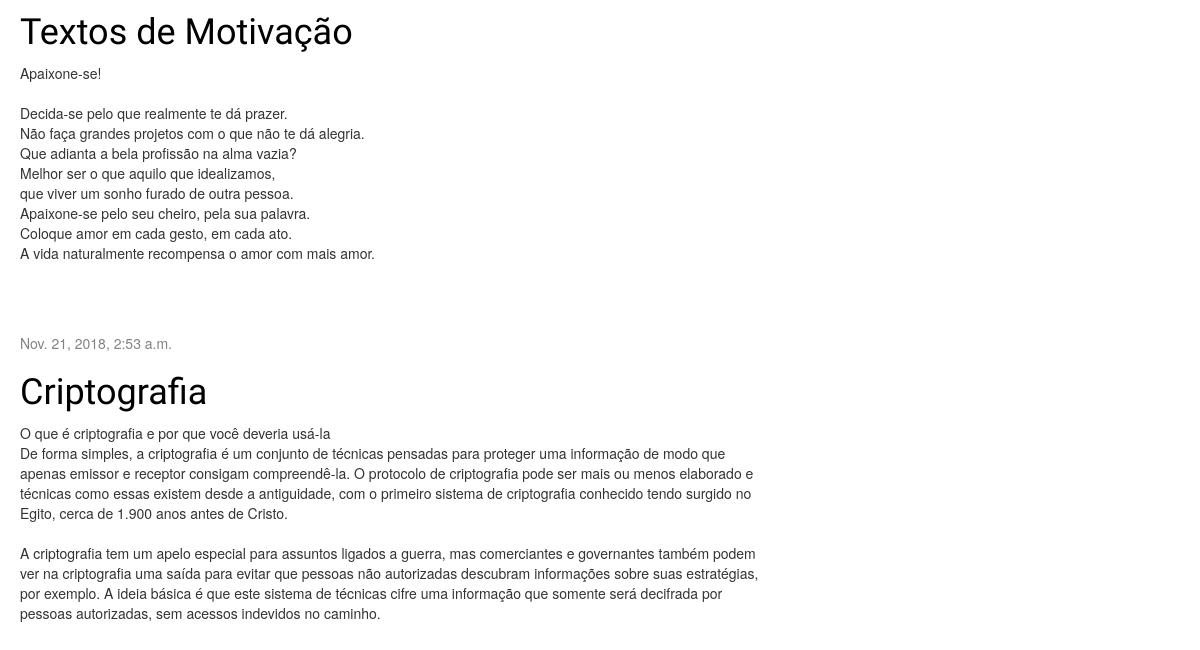
Before: / (lower part) with the older database file.
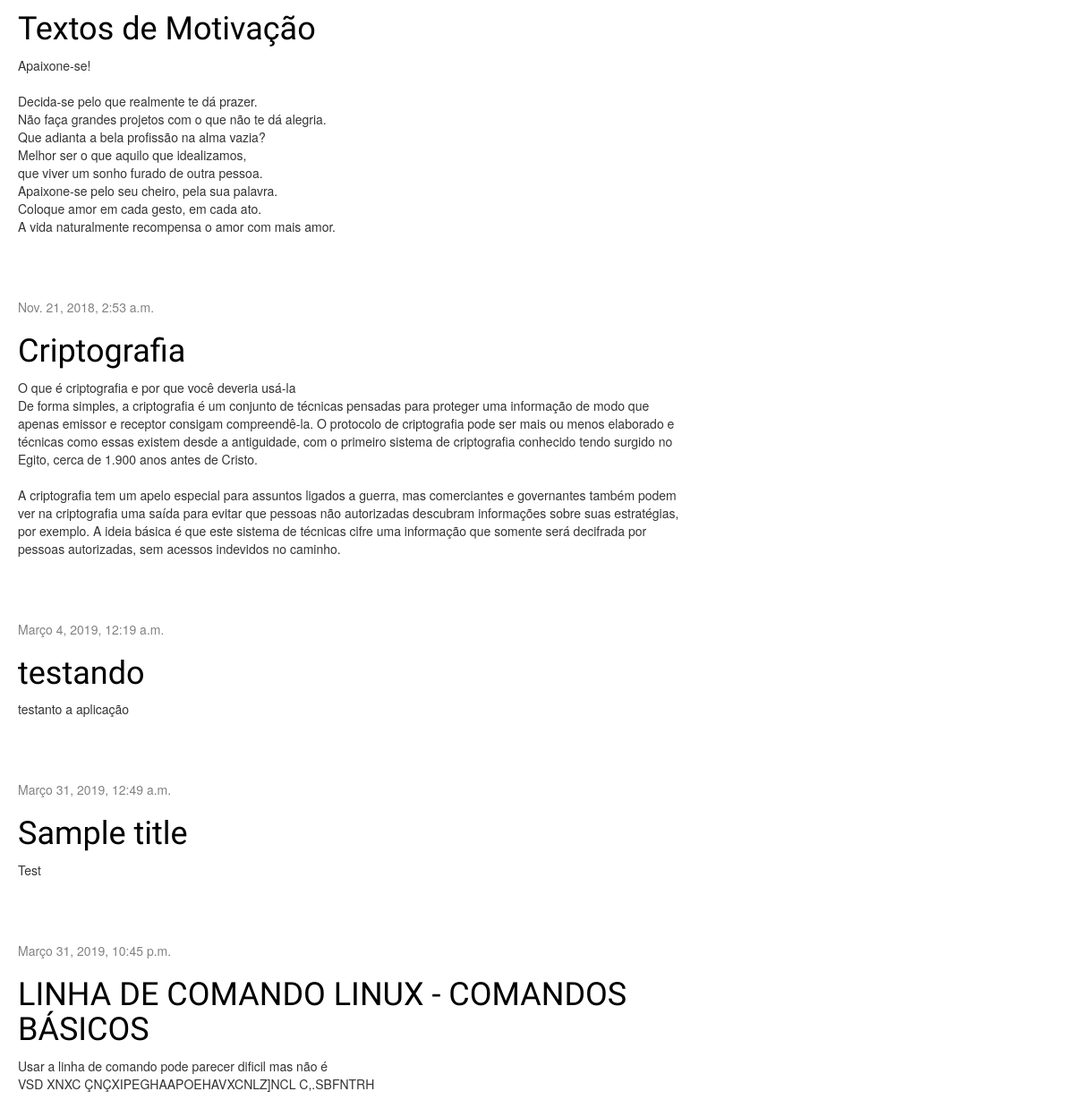
After: the same page with the newer database file.
### blog/models.py (models this page shows, shortened)
class Post(models.Model):
    author = models.ForeignKey('auth.User', on_delete=models.CASCADE)
    title = models.CharField(max_length=200)
    text = models.TextField()
    created_date = models.DateTimeField(
            default=timezone.now)
    published_date = models.DateTimeField(
            blank=True, null=True)

### blog/views.py (the view)
# urls.py: path('', views.post_list, name='post_list'),
def post_list(request):
    posts = Post.objects.filter(published_date__lte=timezone.now()).order_by('published_date')
    return render(request, 'blog/post_list.html', {'posts': posts})

### blog/templates/blog/post_list.html
          {% extends 'blog/base.html' %}
          {% block content %}
              {% for post in posts %}
                <div class="post">
                    <div class="date">
                        {{ post.published_date }}
                    </div>
                    <h1><a href="{% url 'post_detail' pk=post.pk %}">{{ post.title }}</a></h1>
                    <p>{{ post.text|linebreaksbr }}</p>
                </div>
            {% endfor %}
          {% endblock %}

### blog/templates/blog/base.html (shortened to what this page needs)
{% load static %}
<html>
    <head>
      <link rel="stylesheet" href="//maxcdn.bootstrapcdn.com/bootstrap/3.2.0/css/bootstrap.min.css">
      <link rel="stylesheet" href="//maxcdn.bootstrapcdn.com/bootstrap/3.2.0/css/bootstrap-theme.min.css">
      <link rel="stylesheet" href="{% static 'css/blog.css' %}">
    </head>
    <body>
      <div class="content container">
          <div class="row">
              <div class="col-md-8">
              {% block content %}
              {% endblock %}
              </div>
          </div>
      </div>
  </body>

### blog/static/css/blog.css (style rules this page uses)
h1 a { color: #FCA205; font-family: 'Lobster'; }
body { padding-left:5px; }
.content { margin-left: 0px; }
h1, h2, h3, h4 { font-family: 'Lobster', cursive; }
.date { color: #828282; }
.post { margin-bottom: 70px; }
.post h1 a, .post h1 a:visited { color: #000000; }

Changed rows visible on the page:
added Post: published_date "Março 4, 2019, 12:19 a.m.", title "testando", text "testanto a aplicação"
added Post: published_date "Março 31, 2019, 12:49 a.m.", title "Sample title", text "Test"
added Post: published_date "Março 31, 2019, 10:45 p.m.", title "LINHA DE COMANDO LINUX - COMANDOS BÁSICOS", text "Usar a linha de comando pode parecer dificil mas não é VSD XNXC ÇNÇXIPEGHAAPOEHAVXCNLZ]NCL C,.SBFNTRH"
